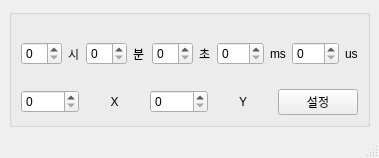
<?xml version="1.0" encoding="UTF-8"?>
<ui version="4.0">
 <class>MainWindow</class>
 <widget class="QMainWindow" name="MainWindow">
  <property name="geometry">
   <rect>
    <x>0</x>
    <y>0</y>
    <width>379</width>
    <height>158</height>
   </rect>
  </property>
  <property name="sizePolicy">
   <sizepolicy hsizetype="Preferred" vsizetype="Preferred">
    <horstretch>0</horstretch>
    <verstretch>0</verstretch>
   </sizepolicy>
  </property>
  <property name="windowTitle">
   <string>Mouse</string>
  </property>
  <widget class="QWidget" name="centralwidget">
   <layout class="QHBoxLayout" name="horizontalLayout">
    <item>
     <widget class="QGroupBox" name="groupBox">
      <property name="title">
       <string/>
      </property>
      <layout class="QVBoxLayout" name="verticalLayout">
       <item>
        <layout class="QHBoxLayout" name="horizontalLayout_2">
         <item>
          <widget class="QSpinBox" name="hour">
           <property name="maximum">
            <number>23</number>
           </property>
          </widget>
         </item>
         <item>
          <widget class="QLabel" name="label">
           <property name="text">
            <string>시</string>
           </property>
          </widget>
         </item>
         <item>
          <widget class="QSpinBox" name="minute">
           <property name="maximum">
            <number>59</number>
           </property>
          </widget>
         </item>
         <item>
          <widget class="QLabel" name="label_2">
           <property name="text">
            <string>분</string>
           </property>
          </widget>
         </item>
         <item>
          <widget class="QSpinBox" name="second">
           <property name="maximum">
            <number>59</number>
           </property>
          </widget>
         </item>
         <item>
          <widget class="QLabel" name="label_3">
           <property name="text">
            <string>초</string>
           </property>
          </widget>
         </item>
         <item>
          <widget class="QSpinBox" name="m_second">
           <property name="maximum">
            <number>999</number>
           </property>
          </widget>
         </item>
         <item>
          <widget class="QLabel" name="label_4">
           <property name="text">
            <string>ms</string>
           </property>
          </widget>
         </item>
         <item>
          <widget class="QSpinBox" name="u_second">
           <property name="maximum">
            <number>999</number>
           </property>
          </widget>
         </item>
         <item>
          <widget class="QLabel" name="label_5">
           <property name="text">
            <string>us</string>
           </property>
          </widget>
         </item>
        </layout>
       </item>
       <item>
        <layout class="QHBoxLayout" name="horizontalLayout_3">
         <item>
          <widget class="QSpinBox" name="x_pos">
           <property name="maximum">
            <number>9999</number>
           </property>
          </widget>
         </item>
         <item>
          <widget class="QLabel" name="label_6">
           <property name="text">
            <string>X</string>
           </property>
           <property name="alignment">
            <set>Qt::AlignCenter</set>
           </property>
          </widget>
         </item>
         <item>
          <widget class="QSpinBox" name="y_pos">
           <property name="maximum">
            <number>9999</number>
           </property>
          </widget>
         </item>
         <item>
          <widget class="QLabel" name="label_7">
           <property name="text">
            <string>Y</string>
           </property>
           <property name="alignment">
            <set>Qt::AlignCenter</set>
           </property>
          </widget>
         </item>
         <item>
          <widget class="QPushButton" name="pushButton">
           <property name="text">
            <string>설정</string>
           </property>
          </widget>
         </item>
        </layout>
       </item>
      </layout>
     </widget>
    </item>
   </layout>
  </widget>
  <widget class="QMenuBar" name="menubar">
   <property name="geometry">
    <rect>
     <x>0</x>
     <y>0</y>
     <width>379</width>
     <height>21</height>
    </rect>
   </property>
  </widget>
  <widget class="QStatusBar" name="statusbar"/>
 </widget>
 <resources/>
 <connections/>
</ui>
